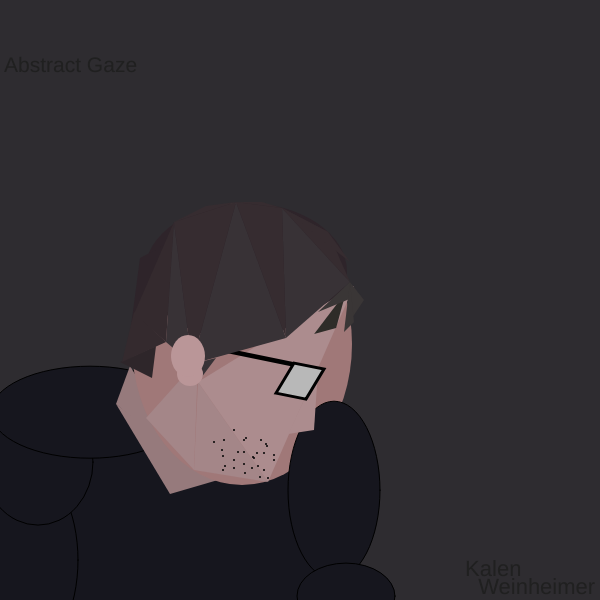
Frame 1 (no input)
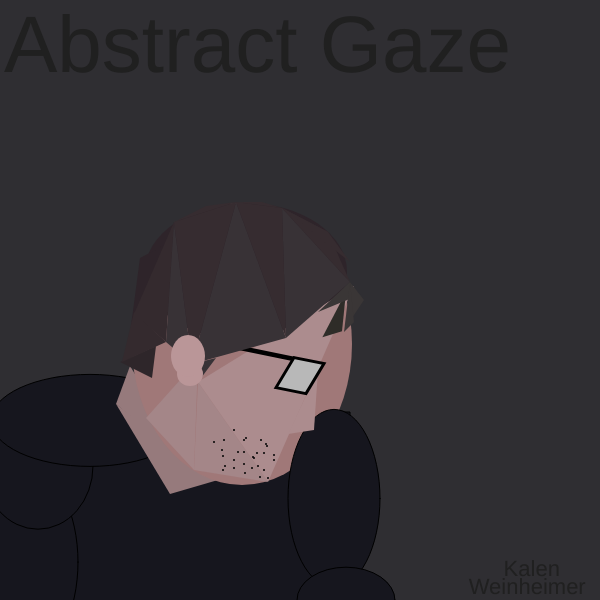
Frame 60 (no input)
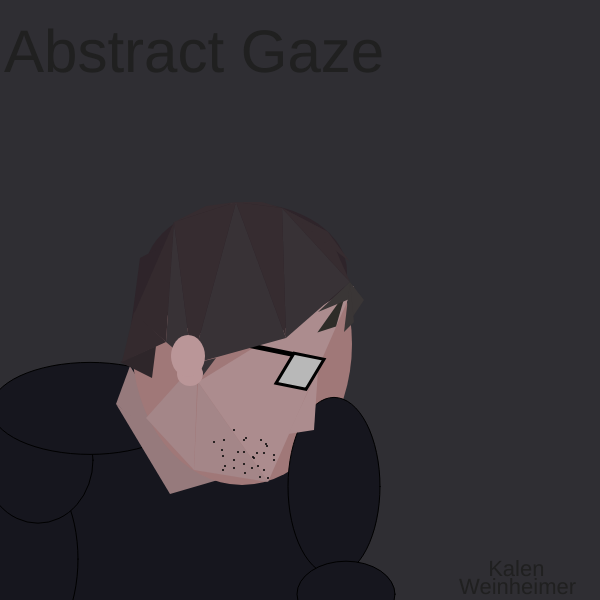
Frame 120 (the mouse pressed at the canvas centre since frame 60)

The p5.js sketch that drew these frames (run headless with seeded random() and noise() and a simulated clock; from frame 60 on, the mouse is pressed at the canvas centre):

// p5.js sketch
// ── sketch.js
//----------------------------------------------------------------Variables
var bg_r = 46;
var bg_g = 44;
var bg_b = 48;
//var bg_r = 41;
//var bg_g = 35;
//var bg_b = 47;
var bgChange = .02;
var colorUpperLimit = bg_b + 4;
var colorLowerLimit = bg_b - 4;

var initialTitleSize = 20;
var titleSize = initialTitleSize;
var titleChange = 1;

var sign1_x = 464;
var sign1Change = 1;
var sign2_x = 478;
var sign2Change = -1;

var bob_x = 1;
var bob_y = 1;
var bobChange = .1;
var bobCounter = 1;

var glassLine_y1 = 347.4;
var glassLine_y2 = 363.4;
var glassQuad_y1 = 392;
var glassQuad_y2 = 398;
var glassQuad_y3 = 368;
var glassQuad_y4 = 362;

var bang1_x1 = 314;
var bang1_y1 = 334;
var bang1_x2 = 336;
var bang1_y2 = 328;
var bang1Change_x1 = .14;
var bang1Change_x2 = .1;
var bang1Change_y1 = .08;
var bang1Change_y2 = .06;

var leftShoulder = 490;
var leftArm = 596;
var rightShoulder = 412;
var rightArm1 = 462;
var rightArm2 = 560;
var shoulderBobCounter = 0;
var shoulderBob;

//----------------------------------------------------------------SetUp Function
function setup() {
  createCanvas(600, 600);

  bobChange = Math.floor(Math.random() * 2) + .1;
  sign1Change = Math.floor(Math.random() * 2) + .1;
  sign2Change = Math.floor(Math.random() * 2.4) + .16;
  shoulderBob = Math.floor(Math.random() * 4) + .2;
}


function draw() {
//----------------------------------------------------------------Animation Code
//background color changing
  background(bg_r += bgChange, bg_g += bgChange, bg_b += bgChange);
  background(bg_r -= (bgChange / 4), bg_g += (bgChange / 2), bg_b += bgChange);
  if (bg_b >= colorUpperLimit || bg_b <= colorLowerLimit) {
    bgChange *= -1;
  }

//testing changing between two specific colors (didn't work)
  //var bgChange2r = .06;
  //var bgChange2g = .13;
  //var bgChange2b = .09;
  //background(bg_r += bgChange2r, bg_g += bgChange2g, bg_b += bgChange2b);
  //if (bg_g >= 60 || bg_g <= 34) {
  //  bgChange2r *= -1;
  //  bgChange2g *= -1;
  //  bgChange2b *= -1;
  //}
  //
  //color1
  //   | color2
  //   |    |     *1    *4
  //r: 40 - 52 | +12 | +3.0
  //g: 34 - 60 | +26 | +6.5
  //b: 46 - 64 | +18 | +4.5


//title size changing
  if (initialTitleSize >= titleSize * 5 || initialTitleSize <= titleSize / 5) {
    titleChange *= -1;
  }

//signature motion
  if (sign1_x > 516 || sign1_x < 464) {
    sign1Change *= -1;
  }
  if (sign2_x > 478 || sign2_x < 402) {
    sign2Change *= -1;
  }


//bobbing animation
  if (bobCounter >= 8 || bobCounter <= -8) {
    bobChange *= -1;
  }
  bobCounter += bobChange;

//shoulder bobbing animation
  if (shoulderBobCounter >= 10 || shoulderBobCounter <= -20) {
    shoulderBob *= -1;
  }
  shoulderBobCounter += shoulderBob;

//bang1_x1:314 to 328; bang1_y1:334 to 342 | bang1_x2:336 to 346; bang1_y2:328 to 334
  if (bang1_x1 > 324 || bang1_x1 < 310) {
    bang1Change_x1 *= -1;
  }
  if (bang1_x2 > 342 || bang1_x2 < 332) {
    bang1Change_x2 *= -1;
  }
  if (bang1_y1 > 338 || bang1_y1 < 330) {
    bang1Change_y1 *= -1;
  }
  if (bang1_y2 > 33 || bang1_y2 < 324) {
    bang1Change_y2 *= -1;
  }


//----------------------------------------------------------------Base Shapes
//base shoulder shapes
  strokeWeight(1);
  fill(22, 22, 30);
  rect(0,412, 350,190);
  ellipse(30,rightArm2 += (shoulderBob/4), 96,184);
  ellipse(38,rightArm1 += (shoulderBob/2), 110,126);
  ellipse(90,rightShoulder += shoulderBob, 198,92);

//base neck shapes
  strokeWeight(0);
  fill(150, 122, 124);
  triangle(116,404, 218,480, 170,494);
  triangle(116,404, 130,366, 194,470);

//base head shapes
  fill(160, 120, 120);
  ellipse(242, 344, 220, 282);

//base shoulder shapes 2
  strokeWeight(1);
  fill(22, 22, 30);
  ellipse(334,leftShoulder += shoulderBob, 92,178);
  ellipse(346,leftArm += (shoulderBob/2), 98,66);

//base hair shapes
  strokeWeight(0);
  fill(46, 36, 42);
  ellipse(246,272, 202,138);
  triangle(126,364, 242,204, 140,258);

//----------------------------------------------------------------Detailing Shapes
//face detailing
  strokeWeight(0);
  fill(164, 134, 136);
  triangle(194,470, 268,482, 198,382);
  triangle(146,418, 194,470, 198, 360);
  fill(172, 140, 142);
  triangle(268,482, 354,286, 198,382);
//  nose
  triangle(288,434, 314,430, 318,370);
//  glasses
  strokeWeight(4.8);
  fill(48);
  line(216,glassLine_y1 += bobChange, 294,glassLine_y2 += bobChange);
  fill(184);
  strokeWeight(3);
  quad(276,glassQuad_y1 += bobChange, 306,glassQuad_y2 += bobChange, 324,glassQuad_y3 += bobChange, 294,glassQuad_y4 += bobChange);

//hair detailing
  strokeWeight(0);
//  back of head
  fill(46, 38, 42);
  triangle(152,378, 156,346, 120,362);
  fill(52, 42, 46);
  triangle(134,314, 166,342, 174,222);
  triangle(122,362, 166,342, 134,312);
//  shine
  fill(56, 50, 54);
  triangle(286,338, 282,208, 350,282);
  triangle(192,364, 286,338, 236,202);
  triangle(166,342, 192,364, 174,222);
  triangle(192,364, 198,382, 216,358);

  //triangle(286,338, 290,228, 350,282);
  //triangle(192,364, 286,338, 236,222);
  //triangle(166,342, 192,364, 174,242);

  //triangle(286,338, 298,258, 350,282);
  //triangle(192,364, 286,338, 236,262);
  //triangle(166,342, 192,364, 174,282);

  //triangle(286,338, 306,288, 350,282);
  //triangle(192,364, 286,338, 236,322);
  //triangle(166,342, 192,364, 174,322);

//  shadow
  fill(54, 44, 48);
  triangle(282,208, 350,282, 328,232);
  triangle(236,202, 286,338, 282,208);
  triangle(174,222, 192,364, 236,202);

  triangle(282,208, 350,262, 328,232);
  //triangle(236,202, 282,318, 282,208);
  //triangle(174,222, 194,344, 236,202);

  //triangle(282,208, 348,250, 328,232);
  //triangle(236,202, 276,278, 282,208);
  //triangle(174,222, 196,304, 236,202);

  //triangle(236,202, 268,238, 282,208);
  //triangle(174,222, 198,264, 236,202);

  triangle(236,202, 262,202, 282,208);
  triangle(174,222, 206,206, 236,202);

//  bangs
  fill(46, 44, 40); //bang1_x1:314 to 328; bang1_y1:334 to 342 | bang1_x2:336 to 346; bang1_y2:328 to 334
  triangle(bang1_x1 += bang1Change_x1,bang1_y1 += bang1Change_y1, bang1_x2 += bang1Change_x2,bang1_y2 += bang1Change_y1, 346,292);
  fill(58, 54, 54);
  triangle(318,312, 352,298, 350,282);
  triangle(352,318, 364,300, 350,282);
  triangle(344,332, 354,322, 350,282);
//  triangle(314,334, 336,328, 346,292);


//ear
  strokeWeight(0);
  fill(186, 150, 152)
  ellipse(190,374, 26,24);
  ellipse(188,356, 34,42);


//stubble
  strokeWeight(2);
  point(268,478);
  point(260,477);
  point(264,470);
  point(252,468);
  point(258,466);
  point(266,444);
  point(254,458);
  point(257,453);
  point(267,446);
  point(246,438);
  point(264,453);
  point(234,460);
  point(274,460);
  point(261,440);
  point(224,440);
  point(222,450);
  point(253,457);
  point(214,442);
  point(223,470);
  point(225,466);
  point(223,456);
  point(274,455);
  point(234,430);
  point(244,440);
  point(238,452);
  point(234,468);
  point(244,452);
  point(245,473);
  point(244,464);


//----------------------------------------------------------------Text Code
//title
  fill(32);
  textSize(titleSize += titleChange);
  text("Abstract Gaze", 4,72);
//signature
  textSize(22);
  text("Kalen", sign1_x += sign1Change,576); // 464 to 516
  text("Weinheimer", sign2_x += sign2Change,594); //478 to 402  sign2_x += sign2Change
}
